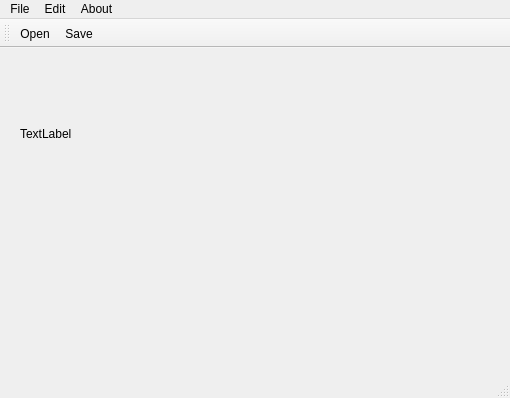
<?xml version="1.0" encoding="UTF-8"?>
<ui version="4.0">
 <class>MainWindow</class>
 <widget class="QMainWindow" name="MainWindow">
  <property name="geometry">
   <rect>
    <x>0</x>
    <y>0</y>
    <width>510</width>
    <height>398</height>
   </rect>
  </property>
  <property name="windowTitle">
   <string>MainWindow</string>
  </property>
  <widget class="QWidget" name="centralWidget">
   <widget class="QLabel" name="label">
    <property name="geometry">
     <rect>
      <x>20</x>
      <y>20</y>
      <width>311</width>
      <height>131</height>
     </rect>
    </property>
    <property name="text">
     <string>TextLabel</string>
    </property>
   </widget>
  </widget>
  <widget class="QMenuBar" name="menuBar">
   <property name="geometry">
    <rect>
     <x>0</x>
     <y>0</y>
     <width>510</width>
     <height>26</height>
    </rect>
   </property>
   <widget class="QMenu" name="menuFile">
    <property name="title">
     <string>File</string>
    </property>
    <addaction name="actionNewCanvas"/>
    <addaction name="actionOpen"/>
    <addaction name="actionSave"/>
    <addaction name="actionSave_As"/>
    <addaction name="actionImport_From_File"/>
   </widget>
   <widget class="QMenu" name="menuEdit">
    <property name="title">
     <string>Edit</string>
    </property>
    <addaction name="actionReset_Canvas"/>
    <addaction name="actionSer_Colour"/>
    <addaction name="actionLine"/>
    <addaction name="actionPolygon"/>
    <addaction name="actionEllipse"/>
    <addaction name="actionCurve"/>
    <addaction name="actionTranslate"/>
    <addaction name="actionRotate"/>
    <addaction name="actionScale"/>
    <addaction name="actionClip"/>
   </widget>
   <widget class="QMenu" name="menuAbout">
    <property name="title">
     <string>About</string>
    </property>
   </widget>
   <addaction name="menuFile"/>
   <addaction name="menuEdit"/>
   <addaction name="menuAbout"/>
  </widget>
  <widget class="QToolBar" name="mainToolBar">
   <attribute name="toolBarArea">
    <enum>TopToolBarArea</enum>
   </attribute>
   <attribute name="toolBarBreak">
    <bool>false</bool>
   </attribute>
   <addaction name="actionOpen"/>
   <addaction name="actionSave"/>
  </widget>
  <widget class="QStatusBar" name="statusBar"/>
  <action name="actionNewCanvas">
   <property name="text">
    <string>New Canvas</string>
   </property>
  </action>
  <action name="actionOpen">
   <property name="text">
    <string>Open</string>
   </property>
  </action>
  <action name="actionSave">
   <property name="text">
    <string>Save</string>
   </property>
  </action>
  <action name="actionSave_As">
   <property name="text">
    <string>Save As</string>
   </property>
  </action>
  <action name="actionImport_From_File">
   <property name="text">
    <string>Import From File</string>
   </property>
  </action>
  <action name="actionReset_Canvas">
   <property name="text">
    <string>Reset Canvas</string>
   </property>
  </action>
  <action name="actionSer_Colour">
   <property name="text">
    <string>Color</string>
   </property>
  </action>
  <action name="actionLine">
   <property name="text">
    <string>Line</string>
   </property>
  </action>
  <action name="actionPolygon">
   <property name="text">
    <string>Polygon</string>
   </property>
  </action>
  <action name="actionEllipse">
   <property name="text">
    <string>Ellipse</string>
   </property>
  </action>
  <action name="actionCurve">
   <property name="text">
    <string>Curve</string>
   </property>
  </action>
  <action name="actionTranslate">
   <property name="text">
    <string>Translate</string>
   </property>
  </action>
  <action name="actionRotate">
   <property name="text">
    <string>Rotate</string>
   </property>
  </action>
  <action name="actionScale">
   <property name="text">
    <string>Scale</string>
   </property>
  </action>
  <action name="actionClip">
   <property name="text">
    <string>Clip</string>
   </property>
  </action>
 </widget>
 <layoutdefault spacing="6" margin="11"/>
 <resources/>
 <connections/>
</ui>
